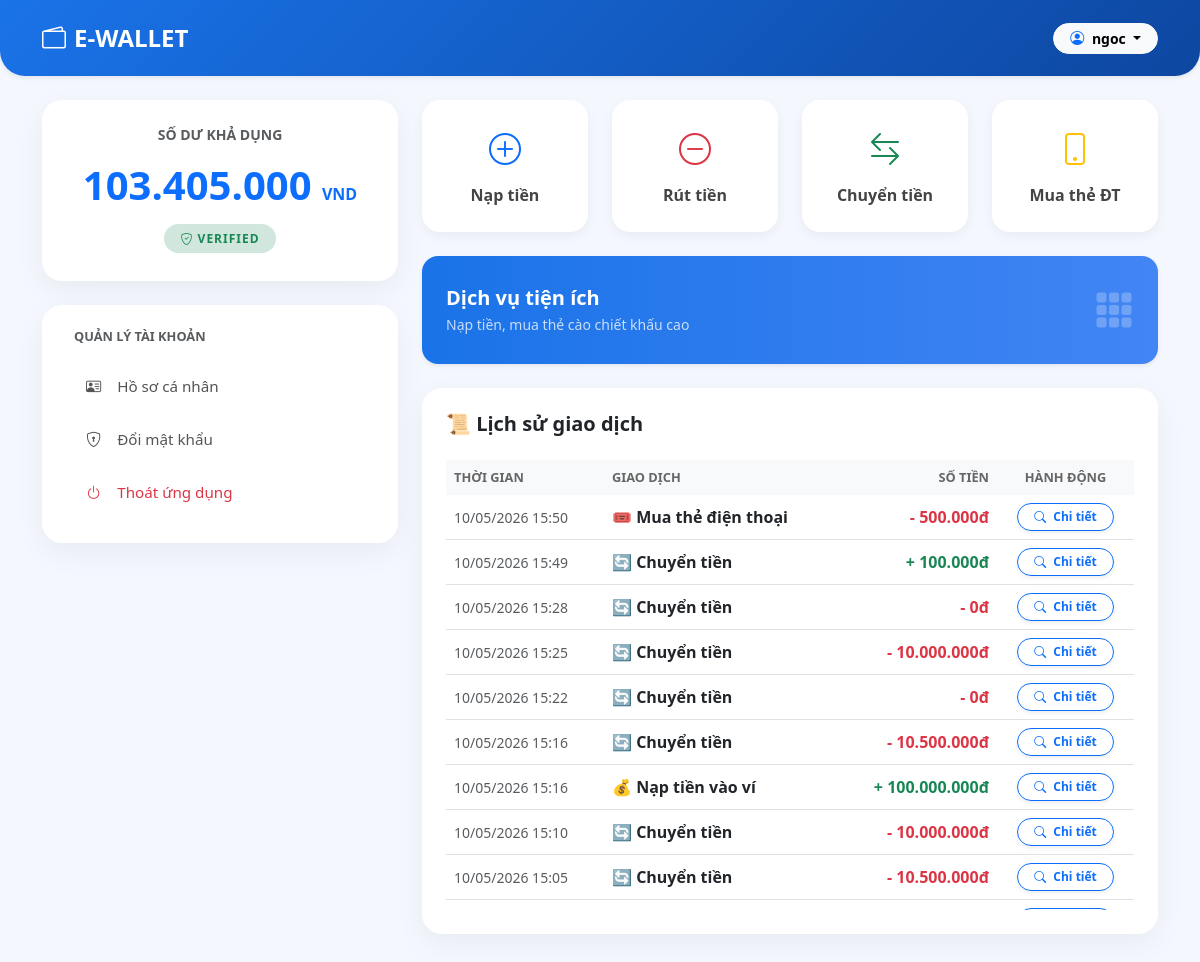
Page /index.php (signed in) on the committed database.
### tables this page shows
CREATE TABLE `users` (
  `id` int(11) NOT NULL,
  `username` varchar(50) NOT NULL,
  `password` varchar(255) NOT NULL,
  `full_name` varchar(100) NOT NULL,
  `email` varchar(100) NOT NULL,
  `phone_number` varchar(15) NOT NULL,
  `date_of_birth` date DEFAULT NULL,
  `address` text DEFAULT NULL,
  `id_front_image` varchar(255) DEFAULT NULL,
  `id_back_image` varchar(255) DEFAULT NULL,
  `balance` decimal(15,2) DEFAULT 0.00,
  `status` enum('pending','verified','disabled','locked','waiting_for_updates') DEFAULT 'pending',
  `role` enum('admin','user') DEFAULT 'user',
  `is_first_login` tinyint(1) DEFAULT 1,
  `abnormal_login_count` int(11) DEFAULT 0,
  `locked_until` datetime DEFAULT NULL,
  `created_at` timestamp NOT NULL DEFAULT current_timestamp(),
  `login_attempts` int(11) DEFAULT 0,
  `lock_until` datetime DEFAULT NULL
);

CREATE TABLE `transactions` (
  `id` int(11) NOT NULL,
  `sender_id` int(11) DEFAULT NULL,
  `receiver_phone` varchar(15) DEFAULT NULL,
  `receiver_id` int(11) DEFAULT NULL,
  `type` enum('deposit','withdraw','transfer','buy_card') NOT NULL,
  `amount` decimal(15,2) NOT NULL,
  `fee` decimal(15,2) DEFAULT 0.00,
  `total_amount` decimal(15,2) NOT NULL,
  `status` enum('pending','success','failed') DEFAULT 'pending',
  `note` text DEFAULT NULL,
  `created_at` timestamp NOT NULL DEFAULT current_timestamp()
);

### index.php (the view, shortened to what this page needs)
<?php
require_once 'db_config.php';
$user_id = $_SESSION['user_id'];
$stmt = $conn->prepare("SELECT * FROM users WHERE id = ?");
$stmt->execute([$user_id]);
$user = $stmt->fetch();
$stmt_history = $conn->prepare("SELECT * FROM transactions WHERE sender_id = ? OR receiver_id = ? ORDER BY created_at DESC");
$stmt_history->execute([$user_id, $user_id]);
$all_transactions = $stmt_history->fetchAll();
?>
<!DOCTYPE html>
<html lang="vi">
<head>
    <link href="https://cdn.jsdelivr.net/npm/bootstrap@5.3.0/dist/css/bootstrap.min.css" rel="stylesheet">
    <link rel="stylesheet" href="https://cdn.jsdelivr.net/npm/bootstrap-icons@1.11.1/font/bootstrap-icons.css">
</head>
<body>
    <nav class="navbar navbar-dark shadow-sm mb-4">
        <div class="container d-flex justify-content-between align-items-center">
            <span class="navbar-brand fw-bold fs-4"><i class="bi bi-wallet2 me-2"></i>E-WALLET</span>
            <div class="dropdown">
                <button class="btn btn-light btn-sm dropdown-toggle rounded-pill px-3 fw-bold" type="button" data-bs-toggle="dropdown">
                    <i class="bi bi-person-circle me-1 text-primary"></i> <?php echo $user['full_name']; ?>
                </button>
            </div>
        </div>
    </nav>
    <div class="container">
        <div class="row">
            <div class="col-lg-4">
                <div class="card balance-card p-4 text-center mb-4">
                    <span class="text-muted small fw-bold">SỐ DƯ KHẢ DỤNG</span>
                    <h1 class="fw-bold my-3 text-primary"><?php echo number_format($user['balance'], 0, ',', '.'); ?> <small class="fs-6">VND</small></h1>
                    <div class="mb-2">
                        <span class="status-badge <?php echo $user['status'] == 'verified' ? 'bg-success-subtle text-success' : 'bg-warning-subtle text-warning'; ?> fw-bold">
                             <i class="bi bi-shield-check"></i> <?php echo ucfirst($user['status']); ?>
                        </span>
                    </div>
                </div>
                <div class="card manage-card p-2 mb-4">
                    <div class="card-body">
                        <h6 class="fw-bold text-muted mb-3 ps-2" style="font-size: 0.8rem;">QUẢN LÝ TÀI KHOẢN</h6>
                        <div class="list-group">
                            <a href="get_user_info.php" class="list-group-item list-group-item-action"><i class="bi bi-person-vcard me-3"></i>Hồ sơ cá nhân</a>
                            <a href="change_password.php" class="list-group-item list-group-item-action"><i class="bi bi-shield-lock me-3"></i>Đổi mật khẩu</a>
                            <a href="logout.php" class="list-group-item list-group-item-action text-danger"><i class="bi bi-power me-3"></i>Thoát ứng dụng</a>
                        </div>
                    </div>
                </div>
            </div>
            <div class="col-lg-8">
                <div class="row g-4 text-center">
                    <div class="col-6 col-sm-3">
                        <a href="deposit.php" class="action-btn d-block text-decoration-none">
                            <i class="bi bi-plus-circle text-primary"></i> <span>Nạp tiền</span>
                        </a>
                    </div>
                    <div class="col-6 col-sm-3">
                        <a href="withdraw.php" class="action-btn d-block text-decoration-none">
                            <i class="bi bi-dash-circle text-danger"></i> <span>Rút tiền</span>
                        </a>
                    </div>
                    <div class="col-6 col-sm-3">
                        <a href="transfer.php" class="action-btn d-block text-decoration-none">
                            <i class="bi bi-arrow-left-right text-success"></i> <span>Chuyển tiền</span>
                        </a>
                    </div>
                    <div class="col-6 col-sm-3">
                        <a href="buy_card.php" class="action-btn d-block text-decoration-none">
                            <i class="bi bi-phone text-warning"></i> <span>Mua thẻ ĐT</span>
                        </a>
                    </div>
                </div>
                <div class="card mt-4 border-0 shadow-sm rounded-4 overflow-hidden">
                    <div class="bg-primary p-4 text-white d-flex justify-content-between align-items-center" style="background: linear-gradient(to right, #1a73e8, #4285f4) !important;">
                        <div>
                            <h5 class="fw-bold mb-1">Dịch vụ tiện ích</h5>
                            <p class="small mb-0 opacity-75">Nạp tiền, mua thẻ cào chiết khấu cao</p>
                        </div>
                        <i class="bi bi-grid-3x3-gap-fill fs-1 opacity-25"></i>
                    </div>
                </div>
                <div class="card history-card mt-4 overflow-hidden">
                    <div class="card-body p-4">
                        <div class="d-flex justify-content-between align-items-center mb-4">
                            <h5 class="fw-bold mb-0 text-dark">📜 Lịch sử giao dịch</h5>
                        </div>
                        <div class="table-responsive" style="max-height: 450px; overflow-y: auto;">
                            <table class="table table-hover align-middle mb-0">
                                <thead>
                                    <tr>
                                        <th>Thời gian</th>
                                        <th>Giao dịch</th>
                                        <th class="text-end">Số tiền</th>
                                        <th class="text-center">Hành động</th> </tr>
                                </thead>
                                <tbody>
                                    <?php if (count($all_transactions) > 0): ?>
                                        <?php foreach ($all_transactions as $trans): ?>
                                        <tr>
                                            <td class="small text-muted">
                                                <?= date('d/m/Y H:i', strtotime($trans['created_at'])) ?>
                                            </td>
                                            <td class="fw-bold">
                                                <?php
                                                    if($trans['type'] == 'buy_card') echo "🎟️ Mua thẻ điện thoại";
                                                    elseif($trans['type'] == 'deposit') echo "💰 Nạp tiền vào ví";
                                                    elseif($trans['type'] == 'withdraw') echo "💸 Rút tiền";
                                                    elseif($trans['type'] == 'transfer') echo "🔄 Chuyển tiền";
                                                    else echo "⚡ " . ucfirst($trans['type']);
                                                ?>
                                            </td>
                                            <td class="text-end fw-bold <?= ($trans['sender_id'] == $user_id && $trans['type'] != 'deposit') ? 'text-danger' : 'text-success' ?>">
                                                <?= ($trans['sender_id'] == $user_id && $trans['type'] != 'deposit') ? '-' : '+' ?>
                                                <?= number_format($trans['total_amount'], 0, ',', '.') ?>đ
                                            </td>
                                            <td class="text-center">
                                                <a href="transaction_detail.php?id=<?= $trans['id'] ?>" class="btn btn-outline-primary btn-sm rounded-pill px-3 fw-bold shadow-sm" style="font-size: 0.75rem;">
                                                    <i class="bi bi-search me-1"></i> Chi tiết
                                                </a>
                                            </td>
                                        </tr>
                                        <?php endforeach; ?>
                                    <?php endif; ?>
                                </tbody>
                            </table>
                        </div>
                    </div>
                </div>
            </div>
        </div>
    </div>
</body>
</html>

### index.php (style rules this page uses)
body { background-color: #f4f7fe; font-family: 'Segoe UI', Tahoma, Geneva, Verdana, sans-serif; }
.navbar { background: linear-gradient(135deg, #1a73e8, #0d47a1) !important; border-radius: 0 0 25px 25px; padding: 15px 0; }
.balance-card { background: white; border-radius: 20px; border: none; box-shadow: 0 10px 30px rgba(0,0,0,0.05); transition: 0.3s; }
.action-btn { border-radius: 18px; padding: 25px 10px; font-weight: 600; transition: 0.3s; background: white; border: none; color: #444; text-decoration: none; box-shadow: 0 4px 12px rgba(0,0,0,0.05); }
.action-btn i { font-size: 2rem; display: block; margin-bottom: 10px; }
.status-badge { border-radius: 30px; padding: 6px 16px; font-size: 0.75rem; text-transform: uppercase; letter-spacing: 1px; }
.manage-card { border-radius: 20px; border: none; box-shadow: 0 10px 30px rgba(0,0,0,0.05); }
.list-group-item { border: none; padding: 15px 20px; font-size: 0.95rem; color: #555; transition: 0.2s; }
.history-card { border-radius: 20px; border: none; box-shadow: 0 10px 30px rgba(0,0,0,0.05); }
.table thead th { border: none; background-color: #f8f9fa; color: #666; font-size: 0.8rem; text-transform: uppercase; }

### rows in the picture
users: full_name "ngoc", balance "103.405.000", status "VERIFIED"
transactions: created_at "10/05/2026 15:50", type "🎟️ Mua thẻ điện thoại", total_amount "500.000"
transactions: created_at "10/05/2026 15:49", type "🔄 Chuyển tiền", total_amount "100.000"
transactions: created_at "10/05/2026 15:28", type "🔄 Chuyển tiền", total_amount "0"
transactions: created_at "10/05/2026 15:25", type "🔄 Chuyển tiền", total_amount "10.000.000"
transactions: created_at "10/05/2026 15:22", type "🔄 Chuyển tiền", total_amount "0"
transactions: created_at "10/05/2026 15:16", type "🔄 Chuyển tiền", total_amount "10.500.000"
transactions: created_at "10/05/2026 15:16", type "💰 Nạp tiền vào ví", total_amount "100.000.000"
transactions: created_at "10/05/2026 15:10", type "🔄 Chuyển tiền", total_amount "10.000.000"
transactions: created_at "10/05/2026 15:05", type "🔄 Chuyển tiền", total_amount "10.500.000"
